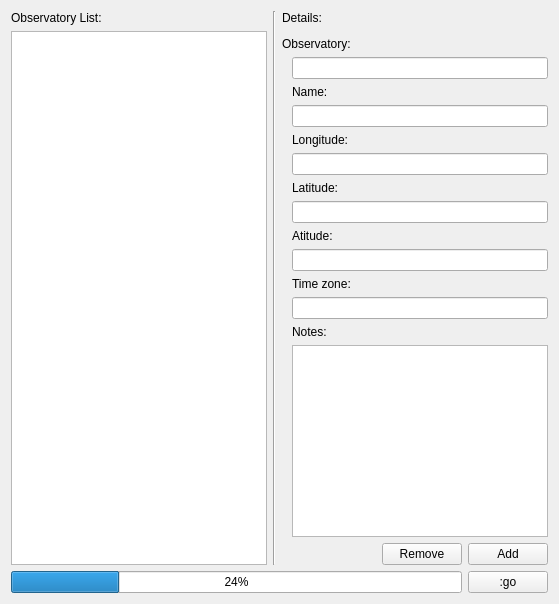
     <widget class="QWidget" name="tab_11">
      <attribute name="icon">
       <iconset>
        <normaloff>img/observatory.png</normaloff>img/observatory.png</iconset>
      </attribute>
      <attribute name="title">
       <string>Observatory Editor</string>
      </attribute>
      <layout class="QGridLayout" name="gridLayout_13">
       <item row="0" column="0">
        <widget class="QLabel" name="label_17">
         <property name="text">
          <string>Observatory List:</string>
         </property>
        </widget>
       </item>
       <item row="0" column="1" rowspan="17">
        <widget class="Line" name="line_9">
         <property name="orientation">
          <enum>Qt::Vertical</enum>
         </property>
        </widget>
       </item>
       <item row="0" column="2" colspan="2">
        <widget class="QLabel" name="label_18">
         <property name="text">
          <string>Details:</string>
         </property>
        </widget>
       </item>
       <item row="2" column="2" colspan="2">
        <widget class="QLabel" name="label_20">
         <property name="text">
          <string>Observatory:</string>
         </property>
        </widget>
       </item>
       <item row="3" column="3" colspan="3">
        <widget class="QLineEdit" name="lineEdit_9"/>
       </item>
       <item row="4" column="3">
        <widget class="QLabel" name="label_21">
         <property name="text">
          <string>Name:</string>
         </property>
        </widget>
       </item>
       <item row="5" column="3" colspan="3">
        <widget class="QLineEdit" name="lineEdit_10"/>
       </item>
       <item row="6" column="3">
        <widget class="QLabel" name="label_22">
         <property name="text">
          <string>Longitude:</string>
         </property>
        </widget>
       </item>
       <item row="7" column="3" colspan="3">
        <widget class="QLineEdit" name="lineEdit_11"/>
       </item>
       <item row="8" column="3">
        <widget class="QLabel" name="label_23">
         <property name="text">
          <string>Latitude:</string>
         </property>
        </widget>
       </item>
       <item row="9" column="3" colspan="3">
        <widget class="QLineEdit" name="lineEdit_12"/>
       </item>
       <item row="10" column="3">
        <widget class="QLabel" name="label_24">
         <property name="text">
          <string>Atitude:</string>
         </property>
        </widget>
       </item>
       <item row="11" column="3" colspan="3">
        <widget class="QLineEdit" name="lineEdit_13"/>
       </item>
       <item row="12" column="3">
        <widget class="QLabel" name="label_25">
         <property name="text">
          <string>Time zone:</string>
         </property>
        </widget>
       </item>
       <item row="13" column="3" colspan="3">
        <widget class="QLineEdit" name="lineEdit_14"/>
       </item>
       <item row="14" column="3">
        <widget class="QLabel" name="label_19">
         <property name="text">
          <string>Notes:</string>
         </property>
        </widget>
       </item>
       <item row="15" column="3" colspan="3">
        <widget class="QTextEdit" name="textEdit"/>
       </item>
       <item row="16" column="4">
        <widget class="QPushButton" name="pushButton_63">
         <property name="sizePolicy">
          <sizepolicy hsizetype="Fixed" vsizetype="Fixed">
           <horstretch>0</horstretch>
           <verstretch>0</verstretch>
          </sizepolicy>
         </property>
         <property name="text">
          <string>Remove</string>
         </property>
         <property name="icon">
          <iconset>
           <normaloff>img/list-remove.png</normaloff>img/list-remove.png</iconset>
         </property>
        </widget>
       </item>
       <item row="16" column="5">
        <widget class="QPushButton" name="pushButton_62">
         <property name="sizePolicy">
          <sizepolicy hsizetype="Fixed" vsizetype="Fixed">
           <horstretch>0</horstretch>
           <verstretch>0</verstretch>
          </sizepolicy>
         </property>
         <property name="text">
          <string>Add</string>
         </property>
         <property name="icon">
          <iconset>
           <normaloff>img/list-add.png</normaloff>img/list-add.png</iconset>
         </property>
        </widget>
       </item>
       <item row="17" column="0" colspan="5">
        <widget class="QProgressBar" name="progressBar_6">
         <property name="value">
          <number>24</number>
         </property>
        </widget>
       </item>
       <item row="17" column="5">
        <widget class="QPushButton" name="pushButton_61">
         <property name="sizePolicy">
          <sizepolicy hsizetype="Fixed" vsizetype="Fixed">
           <horstretch>0</horstretch>
           <verstretch>0</verstretch>
          </sizepolicy>
         </property>
         <property name="text">
          <string>:go</string>
         </property>
         <property name="icon">
          <iconset>
           <normaloff>img/go.png</normaloff>img/go.png</iconset>
         </property>
        </widget>
       </item>
       <item row="1" column="0" rowspan="16">
        <widget class="QListWidget" name="listWidget_10"/>
       </item>
      </layout>
     </widget>
